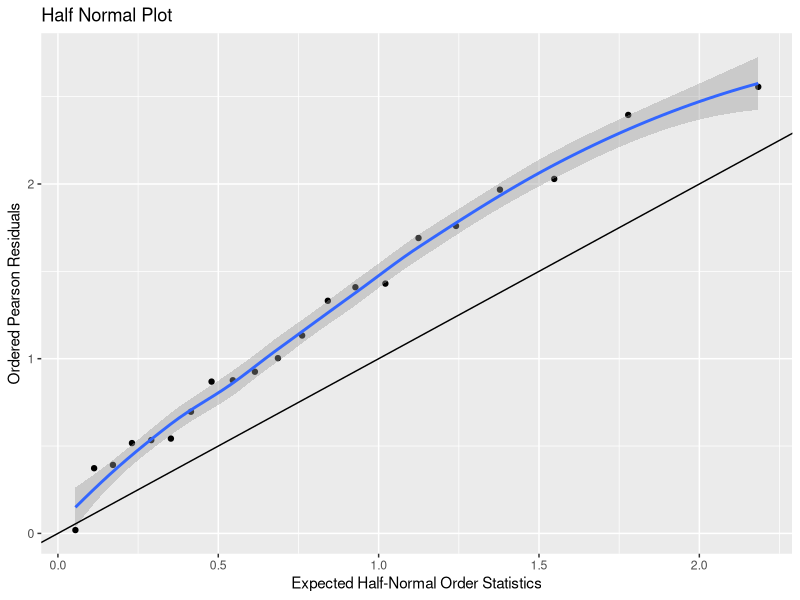

R code for this plot:
## ---- chunk 1
library(tidyverse)
## ---- chunk 2
cancer_alch_df = 
  tibble(age = rep(c(25, 35, 45, 55, 65, 75),2), 
         exposure = rep(c(0, 1), each = 6), 
         # exposure = 0: consumption 0-79g, exposure = 1: consumption >= 80g 
         case = c(0, 5,21,34,36,8,1,4,25,42,19,5), 
         control = c(106,164,138,139,88,31,9,26,29,27,18,0))
## ---- chunk 3
prosp_mod = glm(cbind(case, control) ~ age + exposure, data = cancer_alch_df, family = binomial(link = 'logit'))

prosp_mod %>% broom::tidy()
## ---- chunk 4
cancer_alch_df = cancer_alch_df %>% 
  mutate(age_group = as.factor(c("1", "2", "3", "4", "5", "6", "1", "2", "3", "4", "5", "6")))

M0 = glm(cbind(case, control) ~ age_group, data = cancer_alch_df, family = binomial(link = 'logit'))

M1 = glm(cbind(case, control) ~ age_group+exposure, family = binomial(link = 'logit'),data = cancer_alch_df)

M0 %>% broom::tidy()
M1 %>% broom::tidy()
## ---- chunk 5
M0$coefficients
M1$coefficients
## ---- chunk 6
# Deviance
dev0 = M0$deviance #D1
dev1 = M1$deviance #D2
diff = dev0 - dev1 # difference between the two deviance
pchisq(diff, 6, lower.tail = FALSE) #p2 = the number of predictors in the larger model = 6
## ---- chunk 7
germ_df = tibble(
  seed = c(rep("o75", 11), rep("o73", 10)), 
  root = c(rep("b", 5), rep("c", 6), rep("b", 5), rep("c", 5)),
  germ = c(c(10, 23, 23, 26, 17), c(5, 53, 55, 32, 46, 10), c(8, 10, 8, 23, 0), c(3, 22, 15, 32, 3)), 
  total = c(c(39, 62, 81, 51, 39), c(6, 74, 72, 51, 79, 13), c(16, 30, 28, 45, 4), c(12, 41, 30, 51, 7)))
## ---- chunk 8
logit_mod = glm(cbind(germ, total-germ) ~ seed + root, data = germ_df, family = binomial(link = 'logit'))

logit_mod %>% broom::tidy()
## ---- chunk 9
# intercept: germination rate for O73 seed in a bean root
exp(logit_mod$coefficients[1])
# b1: odds ratio of germination rate of O75 compare to O73, holding root constant yo be bean
exp(logit_mod$coefficients[2])
#b2: the odds ratio of germinating on a cucumber root
exp(logit_mod$coefficients[3])
## ---- chunk 10
logit_mod$deviance
qchisq(0.95,18)
## ---- chunk 11
e = residuals(logit_mod, type = "pearson")
n_i = 1:21
res = tibble(
  x = qnorm((21 + n_i + 0.5)/(2 * 21 + 1.125)),
  y = sort(abs(e))
)

res %>% ggplot(aes(x = x,y = y)) +
  geom_point() +
  geom_smooth() +
  geom_abline(slope = 1) +
  labs(title = "Half Normal Plot",
       x = "Expected Half-Normal Order Statistics",
       y = "Ordered Pearson Residuals")
## ---- chunk 12
# pearson statistics
G = sum(residuals(logit_mod, type = "pearson")^2)
phi = G/(21 - 3)
## ---- chunk 13
summary(logit_mod, dispersion = phi)
